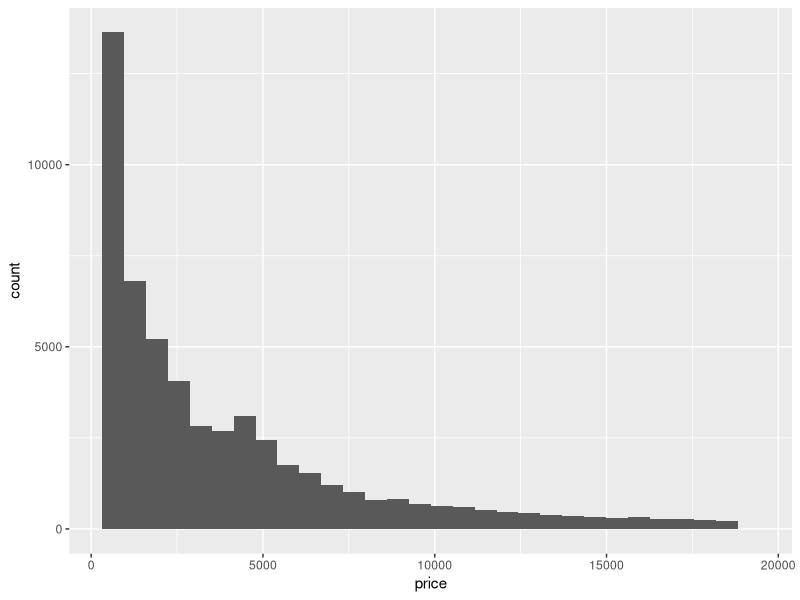
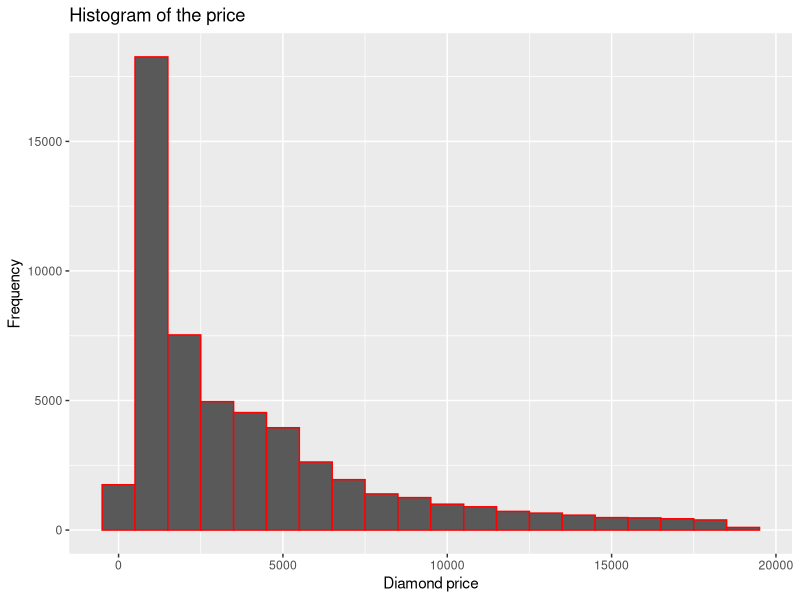
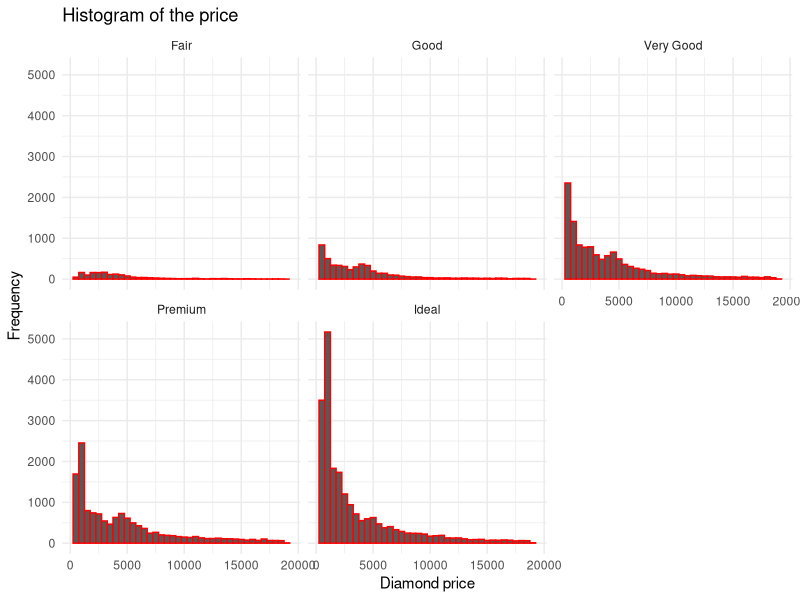
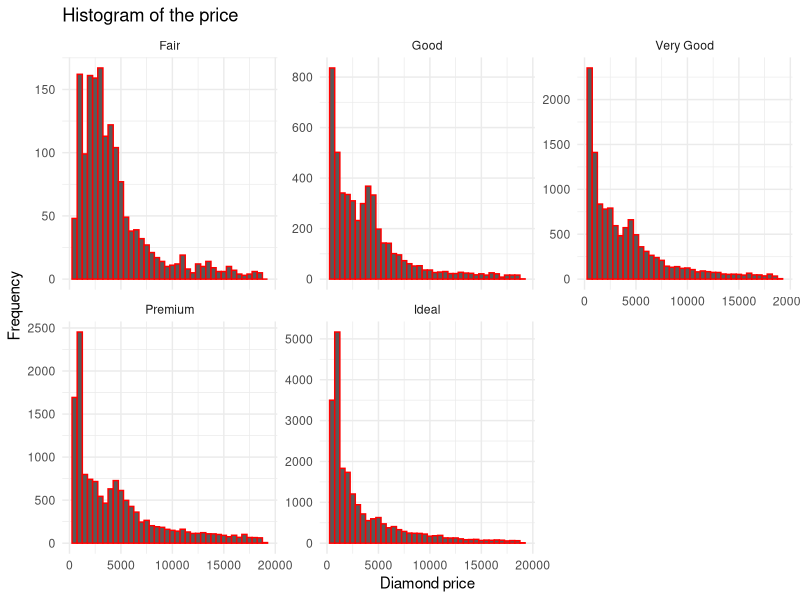
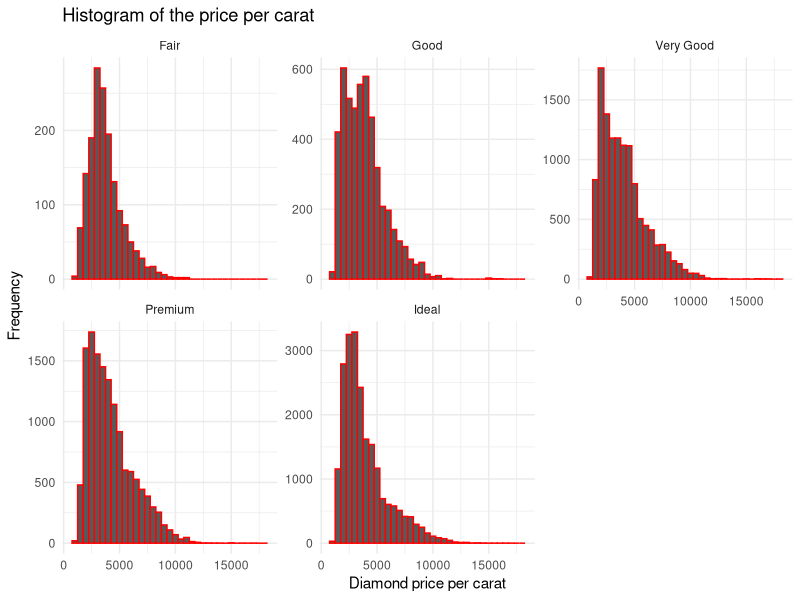
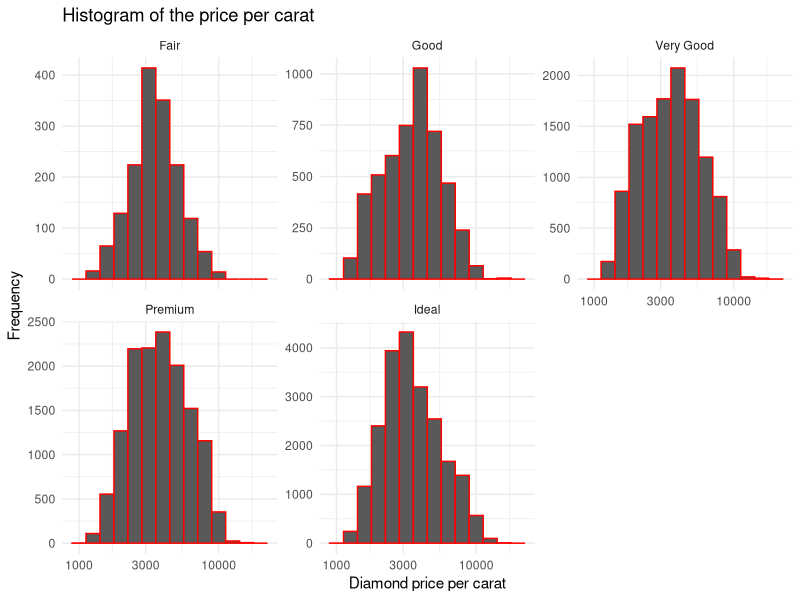
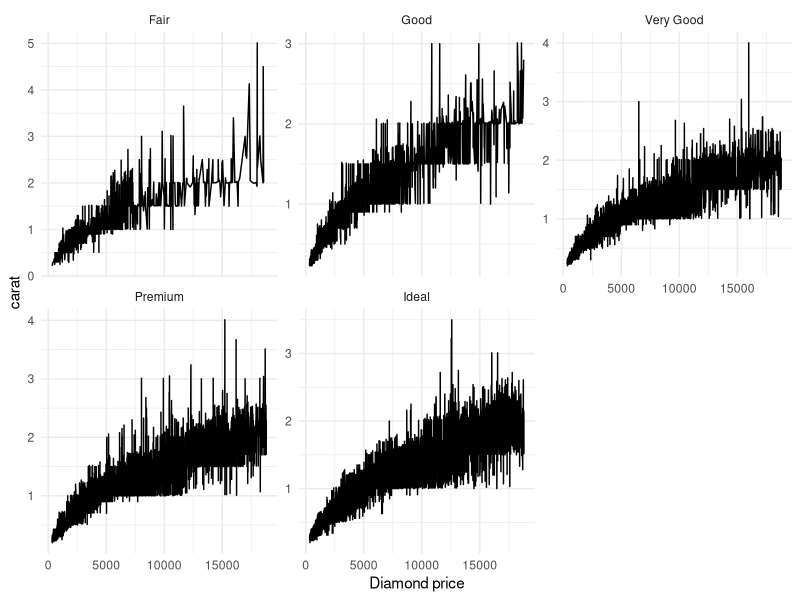
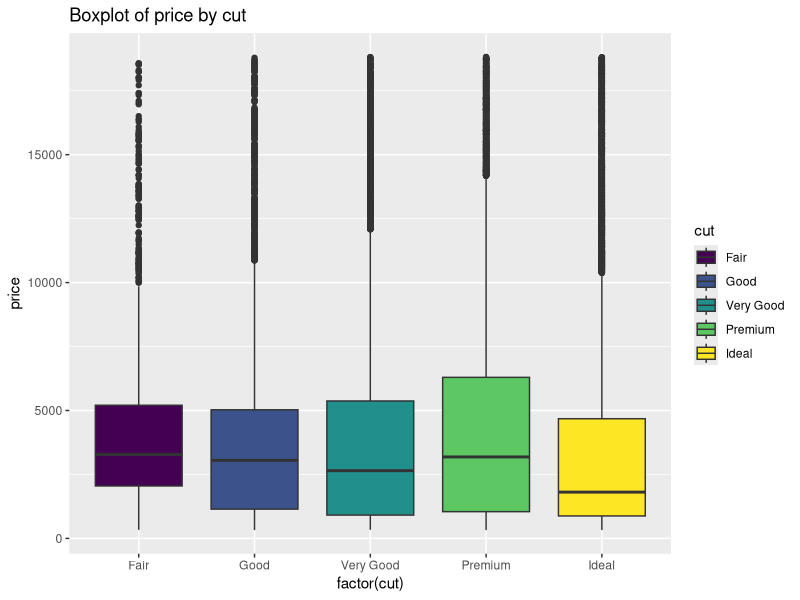

The R source for these figures, in order:
## ---- chunk 1
library(ggplot2)
data=diamonds
## ---- chunk 2
#Getting structure of Diamond dataset
str(data)
## ---- chunk 3
# Histogram of price 
ggplot(aes(x=price),data=diamonds)+geom_histogram()
## ---- chunk 4
#Summary statistics 
summary(diamonds$price)
## ---- chunk 5
#Cost less than US$500
sum(diamonds$price<500)
## ---- chunk 6
#Cost less than US$250
sum(diamonds$price<250)
## ---- chunk 7
#cost equal to U$15,000 or more
sum(diamonds$price>=15000)
## ---- chunk 8
# Explore the largest peak in the
ggplot(aes(x=price),data=diamonds)+geom_histogram(binwidth = 1000,col='red')+ggtitle('Histogram of the price')+ylab('Frequency')+xlab('Diamond price')
## ---- chunk 9
# Break out the histogram of diamond prices by cut.
ggplot(aes(x=price),data=diamonds)+geom_histogram(binwidth = 500,col='red')+ggtitle('Histogram of the price')+ylab('Frequency')+xlab('Diamond price')+facet_wrap(~cut)+theme_minimal()
## ---- chunk 10
#Higest price diamond
subset(diamonds,price==max(price))
## ---- chunk 11
#Lowest Price Diamond
subset(diamonds,price==min(price))
## ---- chunk 12
#Subsetting the diamonds by cut
Fair = diamonds[which(diamonds$cut == "Fair"),]
Good = diamonds[which(diamonds$cut == "Good"),]
VaryGood = diamonds[which(diamonds$cut == "Very Good"),]
Premium = diamonds[which(diamonds$cut == "Premium"),]
Ideal = diamonds[which(diamonds$cut == "Ideal"),]

## ---- chunk 13
mean(Fair$price)
## ---- chunk 14
mean(Good$price)
## ---- chunk 15
mean(VaryGood$price)
## ---- chunk 16
mean(Premium$price)
## ---- chunk 17
mean(Ideal$price)
## ---- chunk 18
ggplot(aes(x=price),data=diamonds)+geom_histogram(binwidth = 500,col='red')+ggtitle('Histogram of the price')+ylab('Frequency')+xlab('Diamond price')+facet_wrap(~cut,scales="free_y")+theme_minimal()
## ---- chunk 19
#Histogram of price per caret by cut
ggplot(aes(x=price/carat),data=diamonds)+geom_histogram(binwidth = 500,col='red')+ggtitle('Histogram of the price per carat')+ylab('Frequency')+xlab('Diamond price per carat')+facet_wrap(~cut,scales="free_y")+theme_minimal()
## ---- chunk 20
ggplot(aes(x=price/carat),data=diamonds)+geom_histogram(binwidth = 0.1,col='red')+ggtitle('Histogram of the price per carat')+ylab('Frequency')+xlab('Diamond price per carat')+facet_wrap(~cut,scales="free_y")+theme_minimal()+scale_x_log10()
## ---- chunk 21
#Plot price and carat by cut
ggplot(aes(x=price,y=carat),data=diamonds)+geom_line()+ylab('carat')+xlab('Diamond price')+facet_wrap(~cut,scales="free_y")+theme_minimal()
## ---- chunk 22
# Investigate the price of diamonds using box plots
ggplot(diamonds,aes(factor(cut),price,fill=cut))+geom_boxplot()+ggtitle('Boxplot of price by cut')
## ---- chunk 23
# Investigate the price of diamonds using box plots
ggplot(diamonds,aes(factor(color),price,fill=color))+geom_boxplot()+ggtitle('Boxplot of price by color')
## ---- chunk 24
#Subsetting the diamonds by color
D = subset(diamonds,diamonds$color == "D")
E = subset(diamonds,diamonds$color == "E")
F = subset(diamonds,diamonds$color == "F")
G = subset(diamonds,diamonds$color == "G")
H = subset(diamonds,diamonds$color == "H")
I = subset(diamonds,diamonds$color == "I")
J = subset(diamonds,diamonds$color == "J")
## ---- chunk 25
summary(D)
## ---- chunk 26
summary(J)
## ---- chunk 27
#IQR of best color
IQR(D$price)
## ---- chunk 28
#IQR of worst color
IQR(J$price)
## ---- chunk 29
# Investigate the price per carat of diamonds using box plots
ggplot(diamonds,aes(factor(color),price/carat,fill=color))+geom_boxplot()+ggtitle('Boxplot of price by color')
## ---- chunk 30
#Frequency polygon
ggplot(data=diamonds, aes(x=carat)) + geom_freqpoly() + ggtitle("Diamond Frequency by Carat") 
## ---- chunk 31
# scatterplot of price vs x.
ggplot(data=diamonds,aes(x=price,y=x))+geom_point()
## ---- chunk 32
#Correlation of price and x
cor.test(data$price,data$x)
## ---- chunk 33
#Correlation of price and y
cor.test(data$price,data$y)
## ---- chunk 34
#Correlation of price and Z
cor.test(data$price,data$z)
## ---- chunk 35
#Create a simple scatter plot of price vs depth
ggplot(data = diamonds, aes(x = depth, y = price)) + 
  geom_point(alpha=1/100)+scale_x_continuous(breaks=seq(50,80,1))
## ---- chunk 36
#Correlation of depth and price
cor.test(diamonds$depth,diamonds$price)
## ---- chunk 37
#Create a scatterplot of price vs carat
#and omit the top 1% of price and carat
ggplot(aes(carat,price),data=diamonds)+geom_point(position = position_jitter(h=0))
## ---- chunk 38
# Create a scatterplot of price vs. volume (x * y * z)
# Create a new variable for volume in the diamonds data frame.
diamonds$volume=diamonds$x*diamonds$y*diamonds$z
ggplot(data=diamonds,aes(x=volume,y=price))+geom_point()
## ---- chunk 39
#Count of diamonds whoes volume 0 and greater than 800
library(dplyr)
diamond_subset=filter(diamonds,!( diamonds$volume >=800 | diamonds$volume==0 ))
cor.test(diamond_subset$volume,diamond_subset$price)
## ---- chunk 40
#Scatterplot of volume and price excluding volume 0 and greater than 800
ggplot(aes(x=volume,y=price),data=diamond_subset)+geom_point()+geom_smooth()
## ---- chunk 41
#the data frame diamondsByClarity

diamonds_clarity=group_by(diamonds,clarity)
diamondsByClarity=summarise(diamonds_clarity,clarity_maen=mean(as.numeric(clarity)),clarity_median=median(as.numeric(clarity)),n=n())
## ---- chunk 42
#First top 6 rows 
head(diamonds,6)
## ---- chunk 43
#last top 6 rows 
tail(diamondsByClarity,6)
## ---- chunk 44
# Group by clarity and color
diamonds_by_clarity <- group_by(diamonds, clarity)
diamonds_mp_by_clarity <- summarise(diamonds_by_clarity, mean_price = mean(price))

diamonds_by_color <- group_by(diamonds, color)
diamonds_mp_by_color <- summarise(diamonds_by_color, mean_price = mean(price))
## ---- chunk 45
#Barplot of clarity

clarity=ggplot(aes(x=clarity,y=mean_price),data=diamonds_mp_by_clarity)+geom_bar(stat="identity",col='red')
color=ggplot(aes(x=color,y=mean_price),data=diamonds_mp_by_color)+geom_bar(stat="identity",col='blue')


## ---- chunk 46
#Histogram of price of different colors
ggplot(aes(x=price),data = diamonds)+geom_histogram(binwidth = 500)+facet_wrap(~color)+scale_fill_brewer(type='qual')
## ---- chunk 47
# Create a scatterplot of diamond price vs cut
ggplot(aes(x=price,y=table),data=diamonds)+geom_point()+scale_color_brewer(color,type = 'qual')
## ---- chunk 48
#scatterplot of diamond price vs volumn
ggplot(aes(x=price,y=log(x*y*z),color=clarity),data=diamonds)+geom_point()+scale_color_brewer(type='div')
## ---- chunk 49
#Scatterplot of price and weight
ggplot(data=diamonds,aes(x=carat,y=price))+geom_point(color='blue',alpha=1/4)+scale_x_continuous(lim = c(0,quantile(diamonds$carat,0.99)))+scale_y_continuous(lim = c(0,quantile(diamonds$price,0.99)))+stat_smooth(method = 'lm',color='red')
## ---- chunk 50

library(GGally)
library(scales)
set.seed(123)
diamond_shap=diamonds[sample(1:length(diamonds$price),10000),]
ggpairs(diamond_shap)
## ---- chunk 51
library(gridExtra)

plot1 <- ggplot(aes(x=price),data=diamonds)+geom_histogram(binwidth = 0.5,color='red')

plot2 <- ggplot(aes(x=log(price)),data=diamonds)+geom_histogram(binwidth = 0.05,color='blue')

grid.arrange(plot1,plot2,ncol=2)
## ---- chunk 52
#Tranforming plot 
ggplot(aes(x=carat,y=price),data=diamonds)+geom_point(color='blue')+scale_y_continuous(trans = log10_trans())
## ---- chunk 53
#Carat table
head(sort(table(diamonds$carat),decreasing = T))
## ---- chunk 54
#Price table
head(sort(table(diamonds$price),decreasing = T))
## ---- chunk 55
#Liner model
m1=lm(I(log(price))~ I(carat^(1/3))+carat+cut+clarity,data=diamonds)
summary(m1)

